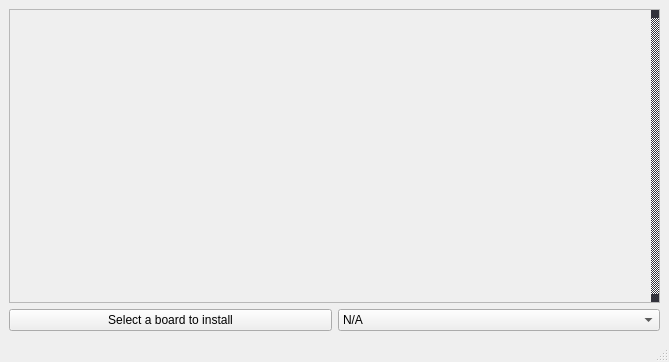
<?xml version="1.0" encoding="UTF-8"?>
<ui version="4.0">
 <class>MainWindow</class>
 <widget class="QMainWindow" name="MainWindow">
  <property name="geometry">
   <rect>
    <x>0</x>
    <y>0</y>
    <width>669</width>
    <height>362</height>
   </rect>
  </property>
  <property name="minimumSize">
   <size>
    <width>485</width>
    <height>300</height>
   </size>
  </property>
  <property name="windowTitle">
   <string>SideKick Boards Manager</string>
  </property>
  <property name="styleSheet">
   <string notr="true">QScrollBar:vertical
{
	width: 8px;
    background: #32323C;
}
QScrollBar::add-page, QScrollBar::sub-page 
{
	background-color: #32323C;
}
QScrollBar::add-line, QScrollBar::sub-line 
{
	background-color: #32323C;
}</string>
  </property>
  <widget class="QWidget" name="centralwidget">
   <property name="minimumSize">
    <size>
     <width>0</width>
     <height>0</height>
    </size>
   </property>
   <layout class="QGridLayout" name="gridLayout_7">
    <item row="0" column="1">
     <layout class="QGridLayout" name="gridLayout" columnstretch="0,0,0">
      <item row="0" column="0" colspan="3">
       <widget class="QScrollArea" name="scrollArea">
        <property name="verticalScrollBarPolicy">
         <enum>Qt::ScrollBarAlwaysOn</enum>
        </property>
        <property name="horizontalScrollBarPolicy">
         <enum>Qt::ScrollBarAsNeeded</enum>
        </property>
        <property name="widgetResizable">
         <bool>true</bool>
        </property>
        <widget class="QWidget" name="scrollAreaWidget">
         <property name="geometry">
          <rect>
           <x>0</x>
           <y>0</y>
           <width>639</width>
           <height>289</height>
          </rect>
         </property>
         <layout class="QVBoxLayout" name="verticalLayout_2">
          <item>
           <layout class="QVBoxLayout" name="boards"/>
          </item>
         </layout>
        </widget>
       </widget>
      </item>
      <item row="1" column="0" colspan="3">
       <layout class="QHBoxLayout" name="horizontalLayout_2">
        <item>
         <widget class="QPushButton" name="install">
          <property name="text">
           <string>Select a board to install</string>
          </property>
         </widget>
        </item>
        <item>
         <widget class="QComboBox" name="versions">
          <item>
           <property name="text">
            <string>N/A</string>
           </property>
          </item>
         </widget>
        </item>
       </layout>
      </item>
     </layout>
    </item>
   </layout>
  </widget>
  <widget class="QStatusBar" name="statusbar"/>
 </widget>
 <resources/>
 <connections/>
</ui>
